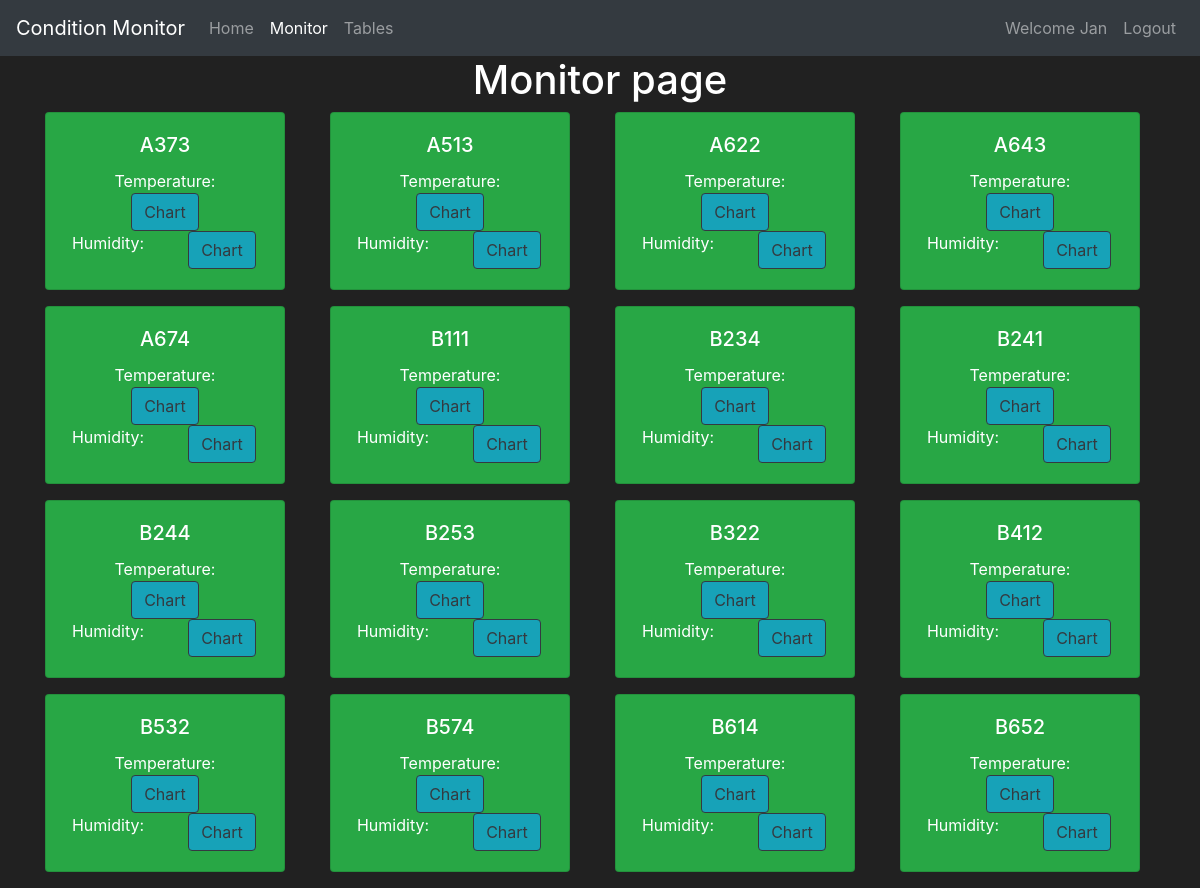
Screenshot of /monitor (signed in) with the database file from the repository.
### condition_monitor/models.py (models this page shows, shortened)
class User(db.Model, UserMixin):
    __tablename__ = "users"
    id = db.Column(db.Integer, primary_key = True)
    username = db.Column(db.String(30), nullable = False, unique = True)
    email = db.Column(db.String(50), nullable = False, unique = True)
    password_hash = db.Column(db.String(60), nullable = False)
    active = db.Column(db.Boolean(), nullable = False, default = True)
    role_id = db.Column(db.Integer, db.ForeignKey("roles.id"), nullable=False)
    @property
    def password(self):
        return self.password_hash
    def role(self):
        return DBConnection().getRoleName(self.role_id)

class Room(db.Model):
    __tablename__ = "rooms"
    id = db.Column(db.Integer, primary_key = True)
    name = db.Column(db.String(10), unique=True, nullable=False)
    description = db.Column(db.String(100))

### condition_monitor/routes.py (the view)
@app.route("/monitor")
@login_required
def monitor_page():
    rooms = db.getRoomsForUser(current_user.id)
    measurements = {}
    for room in rooms:
        ms = db.getMeasurementsForRoom(room.id)
        measurements[room.name] = {}
        measurements[room.name]["temp"] = [ x.temperature for x in ms]
        measurements[room.name]["hum"] = [ x.humidity for x in ms]
        measurements[room.name]["timestamp"] = [ x.timestamp.strftime("%m-%d %H:%M:%S") for x in ms]
    return render_template("monitor.html", measurements = measurements)

### condition_monitor/models.py (called while the page is built)
@login_manager.user_loader
def load_user(user_id):
    return User.query.get(int(user_id))

    def __call__(cls, *args, **kwargs):
        if cls not in cls._instances:
            cls._instances[cls] = super(
                Singleton, cls).__call__(*args, **kwargs)
        return cls._instances[cls]

    def getRoomsForUser(self, id):
        access = self.session.query(Access).filter(Access.userid == id).all()
        ids = [acc.roomid for acc in access]
        return self.session.query(Room).filter(Room.id.in_(ids)).all()

    def getMeasurementsForRoom(self, id):
        return self.session.query(Measurement).filter(Measurement.roomid == id).order_by(Measurement.timestamp).all()

    def getRoleName(self, id):
        return self.session.query(UserRole).filter(UserRole.id == id).first().name

### condition_monitor/templates/monitor.html (shortened to what this page needs)
{% extends "base.html" %}
{% block content %}
<div class = "text-center"><h1>Monitor page</h1></div>
            <div class ="container">
                <div class="row">
                {% set cnt = namespace(value=0, cols=4) %}
                {% for key, val in measurements.items() %}
                    <div class="col-sm">
                      <div class="card bg-success mb-3 text-center text-white" style="width: 15rem;">
                          <div class="card-body">
                            <h5 class="card-title">{{ key }}</h5>
                            <div class="card-text">
                              <div class="row justify-content-center">
                                <div class="col">Temperature: <br> <b>{{ val.temperature }}</b></div>
                                <div class="col"><button class="card-link btn btn-info btn-outline-dark" onclick="loadData('{{ key }}', {{ measurements[key]['timestamp']|safe }}, {{ measurements[key]['temp']|safe }})" data-toggle="modal" data-target="#chart_modal_temp_{{ key }}">Chart</button></div>
                                <div class="col">Humidity:<br> <b>{{ val.humidity }}</b></div>
                                <div class="col"><button class="card-link btn btn-info btn-outline-dark" onclick="loadData('{{ key }}', {{ measurements[key]['timestamp']|safe }}, {{ measurements[key]['hum']|safe }}, true)" data-toggle="modal" data-target="#chart_modal_hum_{{ key }}">Chart</button></div>
                              </div>
                            </div>
                          </div>
                      </div>
                    </div>
                    {% set cnt.value = cnt.value + 1 %}
                {% endfor %}
                </div>
            </div>
{% endblock %}

### condition_monitor/templates/base.html (shortened to what this page needs)
<!doctype html>
<html lang="en">
   <head>
      <link rel="stylesheet" href="https://cdn.jsdelivr.net/npm/bootstrap@4.5.3/dist/css/bootstrap.min.css">
   </head>
   <body>
      <nav class="navbar navbar-expand-md navbar-dark bg-dark">
        <a class="navbar-brand" href="#">Condition Monitor</a>
        <div class="collapse navbar-collapse" id="navbarNav">
            <ul class="navbar-nav mr-auto">
                <li class="nav-item {% if request.path == url_for('home_page') %} active {% endif %}">
                    <a class="nav-link" href="{{ url_for('home_page') }}">Home <span class="sr-only">(current)</span></a>
                </li>
                <li class="nav-item {% if request.path == url_for('monitor_page') %}active{% endif %}">
                    <a class="nav-link" href="{{ url_for('monitor_page') }}">Monitor</a>
                </li>
                <li class="nav-item {% if request.path == url_for('tables_page') %}active{% endif %}">
                    <a class="nav-link" href="{{ url_for('tables_page') }}">Tables</a>
                </li>
            </ul>
            <ul class="navbar-nav">
                {% if current_user.is_authenticated %}
                <li class="nav-item">
                    <span class="nav-link">Welcome {{ current_user.username }}</span>
                </li>
                <li class="nav-item {% if request.path == url_for('logout_page') %}active{% endif %}">
                    <a class="nav-link" href="{{ url_for('logout_page') }}">Logout</a>
                </li>
                {% endif %}
            </ul>
        </div>
    </nav>
      {% block content %}
      {% endblock %}
   </body>
</html>

### condition_monitor/templates/base.html (style rules this page uses)
body { background-color: #212121; color: white }

### rows the page displays
User: username "Jan"
Room: name "A373"
Room: name "A513"
Room: name "A622"
Room: name "A643"
Room: name "A674"
Room: name "B111"
Room: name "B234"
Room: name "B241"
Room: name "B244"
Room: name "B253"
Room: name "B322"
Room: name "B412"
Room: name "B532"
Room: name "B574"
Room: name "B614"
Room: name "B652"
